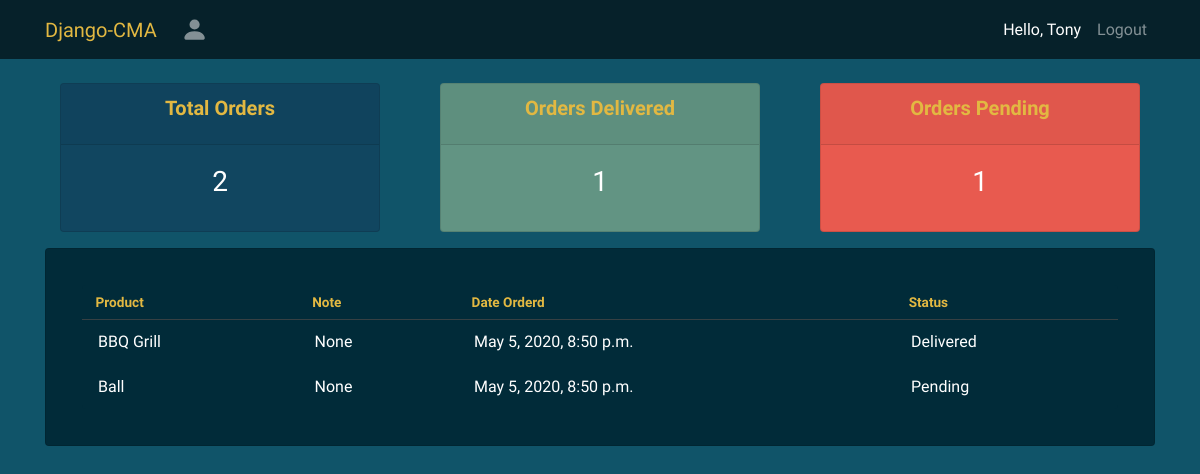
/user/ (signed in), run on an earlier commit of the app's database.
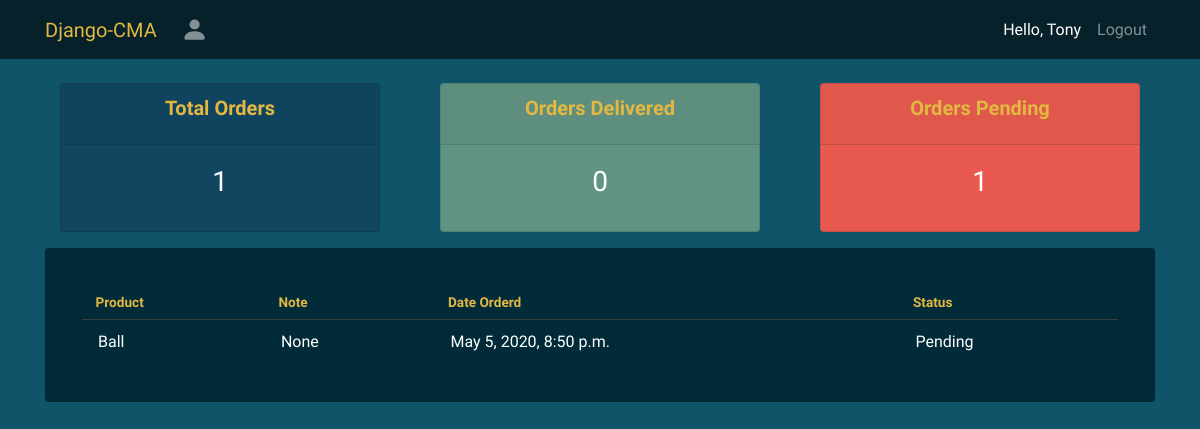
And on a later commit of the database.
### accounts/models.py (models this page shows, shortened)
class Order(models.Model):
    STATUS = (
        ('Pending', 'Pending'),
        ('Out for delivery', 'Out of delivery'),
        ('Delivered', 'Delivered'),
    )
    customer = models.ForeignKey(Customer, null=True, on_delete=models.SET_NULL)
    product = models.ForeignKey(Product, null=True, on_delete=models.SET_NULL)
    date_created = models.DateTimeField(auto_now_add=True, null=True)
    status = models.CharField(max_length=200, null=True, choices=STATUS) # Dropdown
    note = models.CharField(max_length=200, null=True)

class Product(models.Model):
    CATEGORY = (
        ('Indoor', 'Indoor'),
        ('Out Door', 'Out Door'),
    )
    name = models.CharField(max_length=200, null=True)
    price = models.FloatField(null=True)
    category = models.CharField(max_length=200, null=True, choices=CATEGORY)
    description = models.CharField(max_length=200, null=True, blank=True)
    date_created = models.DateTimeField(auto_now_add=True, null=True)
    tags = models.ManyToManyField(Tag)
    def __str__(self):
        return self.name

### accounts/decorators.py (the view)
        def wrapper_func(request, *args, **kwargs):
            group = None
            if request.user.groups.exists():
                group = request.user.groups.all()[0].name # grab the 1st name of a user group name
            if group in allowed_roles:  # i specified the allowed_roles in the views.py file
                return view_func(request, *args, **kwargs)
            else:
                return HttpResponse("You are not authorized to view this page.")

### accounts/views.py (called while the page is built)
@login_required(login_url='login')
@allowed_users(allowed_roles=['customer'])
def userPage(request):
    orders = request.user.customer.order_set.all() # applying the 'User' onetoone relationship with 'Customer' but we want customer orders
    total_orders = orders.count()
    delivered = orders.filter(status='Delivered').count()
    pending = orders.filter(status='Pending').count()
    page = request.GET.get('page', 1)
    paginator = Paginator(orders, 3)
    orders = paginator.page(page)
    context = {"orders": orders, "total_orders": total_orders,
               "delivered": delivered, "pending": pending}
    return render(request, 'accounts/user.html', context)

### accounts/templates/accounts/user.html (shortened to what this page needs)
{% extends 'accounts/main.html' %}
{% block content %}
{% include 'accounts/status.html' %}
<div class="row">
    <div class="col-md">
        <div class="card card-body" style="background: #012B39">
            <table>
                <tbody>
                <tr>
                    <th>Product</th>
                    <th>Note</th>
                    <th>Date Orderd</th>
                    <th>Status</th>
                </tbody>
                {% for order in orders %}
                <tbody>
                <tr>
                    <td>{{order.product}}</td>
                    <td>{{order.note}}</td>
                    <td>{{order.date_created}}</td>
                    <td>{{order.status}}</td>
                </tbody>
                {% endfor %}
            </table>
        </div>
    </div>
</div>
{% endblock %}

What changed in the data, as far as the page shows it:
removed Order: product "BBQ Grill", note "None", date_created "May 5, 2020, 8:50 p.m.", status "Delivered"
Also different on the page:
{{ total_orders }}: "2" → "1"
{{ delivered }}: "1" → "0"
